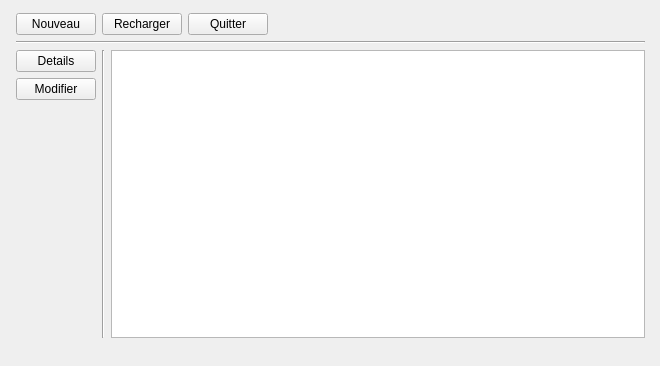
<?xml version="1.0" encoding="UTF-8"?>
<ui version="4.0">
 <class>InterDiagnos</class>
 <widget class="QWidget" name="InterDiagnos">
  <property name="geometry">
   <rect>
    <x>0</x>
    <y>0</y>
    <width>660</width>
    <height>366</height>
   </rect>
  </property>
  <property name="windowTitle">
   <string>Form</string>
  </property>
  <widget class="QWidget" name="">
   <property name="geometry">
    <rect>
     <x>10</x>
     <y>10</y>
     <width>641</width>
     <height>331</height>
    </rect>
   </property>
   <layout class="QVBoxLayout" name="layGen">
    <property name="leftMargin">
     <number>6</number>
    </property>
    <property name="topMargin">
     <number>3</number>
    </property>
    <property name="rightMargin">
     <number>6</number>
    </property>
    <property name="bottomMargin">
     <number>3</number>
    </property>
    <item>
     <layout class="QHBoxLayout" name="horizontalLayout">
      <item>
       <widget class="QPushButton" name="btnNew">
        <property name="text">
         <string>Nouveau</string>
        </property>
       </widget>
      </item>
      <item>
       <widget class="QPushButton" name="btnReload">
        <property name="text">
         <string>Recharger</string>
        </property>
       </widget>
      </item>
      <item>
       <widget class="QPushButton" name="btnQuit">
        <property name="text">
         <string>Quitter</string>
        </property>
       </widget>
      </item>
      <item>
       <spacer name="horizontalSpacer">
        <property name="orientation">
         <enum>Qt::Horizontal</enum>
        </property>
        <property name="sizeHint" stdset="0">
         <size>
          <width>40</width>
          <height>20</height>
         </size>
        </property>
       </spacer>
      </item>
     </layout>
    </item>
    <item>
     <widget class="Line" name="line_2">
      <property name="orientation">
       <enum>Qt::Horizontal</enum>
      </property>
     </widget>
    </item>
    <item>
     <layout class="QHBoxLayout" name="horizontalLayout_2">
      <item>
       <layout class="QVBoxLayout" name="verticalLayout">
        <item>
         <widget class="QPushButton" name="btnDetail">
          <property name="text">
           <string>Details</string>
          </property>
         </widget>
        </item>
        <item>
         <widget class="QPushButton" name="btnMod">
          <property name="text">
           <string>Modifier</string>
          </property>
         </widget>
        </item>
        <item>
         <spacer name="verticalSpacer">
          <property name="orientation">
           <enum>Qt::Vertical</enum>
          </property>
          <property name="sizeHint" stdset="0">
           <size>
            <width>20</width>
            <height>40</height>
           </size>
          </property>
         </spacer>
        </item>
       </layout>
      </item>
      <item>
       <widget class="Line" name="line">
        <property name="orientation">
         <enum>Qt::Vertical</enum>
        </property>
       </widget>
      </item>
      <item>
       <widget class="QTableView" name="tableView"/>
      </item>
     </layout>
    </item>
   </layout>
  </widget>
 </widget>
 <resources/>
 <connections/>
</ui>
